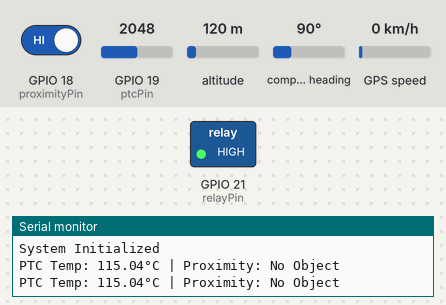
The sketch below on a simulated ESP32. On the bench: switched loads named in the sketch (green lamp = pin HIGH), the last lines printed to the serial monitor. The test bench sets the inputs (shaded band); at power-on: GPIO 19 (ptcPin) = 2048, GPIO 18 (proximityPin) HIGH, altitude 120 m, compass heading 90°, GPS speed 0 km/h. The GPS gets a fix after 3 s at 37.7749, -122.4194 with 8 satellites.

Above: at 1.2 s.
1.3 s: GPIO 19 (ptcPin) set to 1148
5.4 s: GPIO 19 (ptcPin) set to 1084
At 6.9 s:
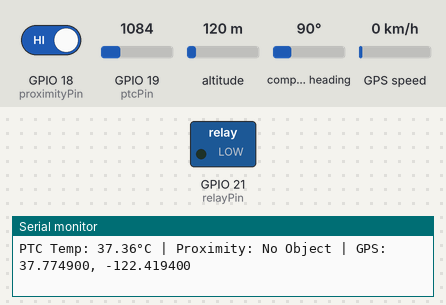
7.5 s: GPIO 18 (proximityPin) driven LOW
At 8.4 s:
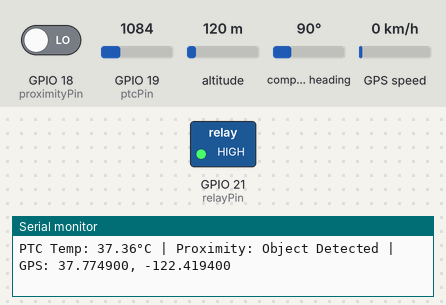
10.6 s: GPIO 18 (proximityPin) driven HIGH
At 12.3 s:
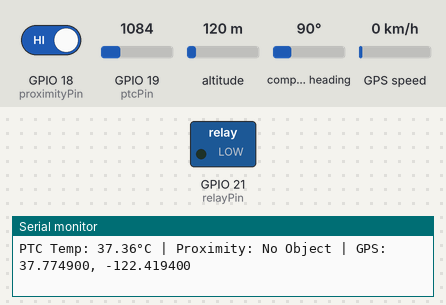
12.6 s: GPIO 19 (ptcPin) set to 1228
At 14.1 s:
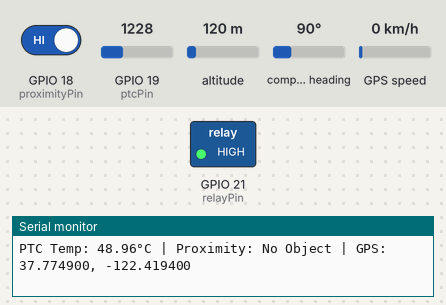
Timing chart, 0 to 15.6 s (numbered marks = the images above; inputs shaded):
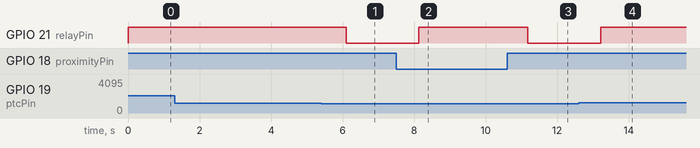

Measured:
- the behaviour switches between 1117 and 1116 on GPIO 19 (ptcPin) (found by bisection; images 0 and 1)
- after the input at 5.4 s, GPIO 21 (relayPin): HIGH → LOW after 0.70 s
- after the input at 7.5 s, GPIO 21 (relayPin): LOW → HIGH after 0.63 s
- after the input at 10.6 s, GPIO 21 (relayPin): HIGH → LOW after 0.58 s
- after the input at 12.6 s, GPIO 21 (relayPin): LOW → HIGH after 0.61 s

The sketch:

esp32_genset_monitoring.ino
```cpp
#include <TinyGPSPlus.h>
#include <HardwareSerial.h>

// PTC sensor on Analog pin
const int ptcPin = 19;  // A19

// Proximity sensor E3F-DS30C4
const int proximityPin = 18;  // D18

// Relay control
const int relayPin = 21;  // D21

// GPS Setup on UART2
HardwareSerial GPSserial(2);  // UART2 (use GPIO16 RX, GPIO17 TX)
TinyGPSPlus gps;

void setup() {
  Serial.begin(115200);
  GPSserial.begin(9600, SERIAL_8N1, 16, 17);  // GPS: baudrate, config, RX, TX

  pinMode(ptcPin, INPUT);
  pinMode(proximityPin, INPUT);
  pinMode(relayPin, OUTPUT);

  digitalWrite(relayPin, LOW);  // Initially off

  Serial.println("System Initialized");
}

void loop() {
  // -------- Read PTC Sensor --------
  int ptcRaw = analogRead(ptcPin);
  float voltage = ptcRaw * (3.3 / 4095.0); // ESP32 ADC = 12-bit (0–4095)
  float temperature = (voltage - 0.5) * 100.0; // Adjust based on PTC characteristics

  // -------- Read Proximity Sensor --------
  bool objectDetected = digitalRead(proximityPin) == LOW; // Assuming active LOW

  // -------- Read GPS Data --------
  while (GPSserial.available() > 0) {
    gps.encode(GPSserial.read());
  }

  // -------- Display Readings --------
  Serial.print("PTC Temp: ");
  Serial.print(temperature);
  Serial.print("°C | Proximity: ");
  Serial.print(objectDetected ? "Object Detected" : "No Object");

  if (gps.location.isUpdated()) {
    Serial.print(" | GPS: ");
    Serial.print(gps.location.lat(), 6);
    Serial.print(", ");
    Serial.print(gps.location.lng(), 6);
  }

  Serial.println();

  // -------- Actuate Relay --------
  if (temperature > 40.0 || objectDetected) {
    digitalWrite(relayPin, HIGH);  // Turn ON relay
  } else {
    digitalWrite(relayPin, LOW);   // Turn OFF relay
  }

  delay(1000); // Update every second
}
```
